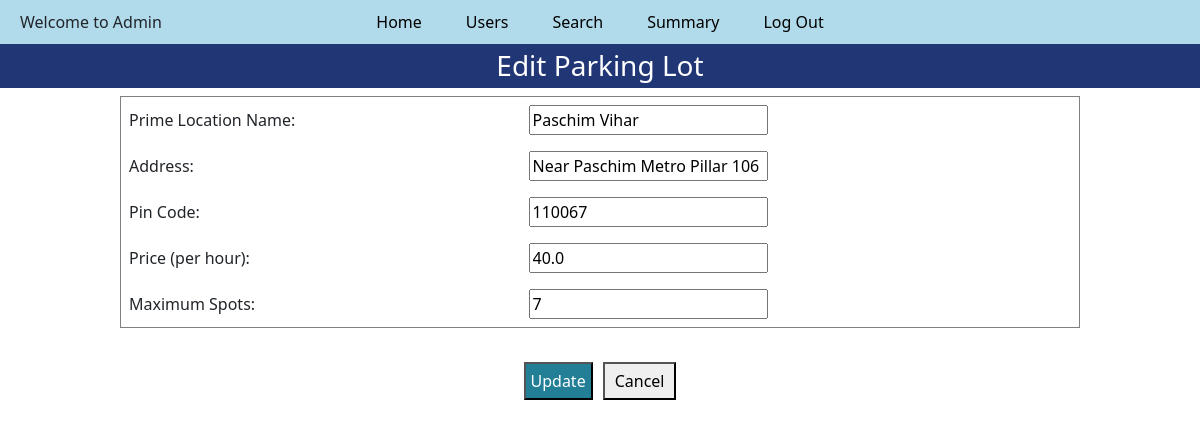
Page /edit_parking_lot/3 on the committed database.
### models/model.py (models this page shows)
class Parking_Lot(db.Model):
    __tablename__ = "parking_lot"
    id = db.Column(db.Integer, primary_key=True)
    prime_location_name = db.Column(db.String, nullable=False)
    price = db.Column(db.Float, nullable=False)
    address = db.Column(db.String, nullable=False)
    pin_code = db.Column(db.String, nullable=False)
    maximum_number_of_spots = db.Column(db.Integer, nullable=False)
    spots = db.relationship('Parking_Spot', backref='parking_lot', lazy=True, cascade="all, delete")

### controllers/file_1.py (the view, shortened to what this page needs)
@main_routes.route('/edit_parking_lot/<int:lot_id>', methods=['GET', 'POST'])
def edit_parking_lot(lot_id):
    lot = Parking_Lot.query.get_or_404(lot_id)
    has_active_reservation = Reservation.query.join(Parking_Spot).filter(
        Parking_Spot.lot_id == lot.id,
        Reservation.status == 'Active'
    ).first()
    if has_active_reservation:
        flash("You cannot edit this parking lot because some spots are currently reserved.", "warning")
        return redirect(url_for('main_routes.admin_home'))
    return render_template("edit_parking_lot.html", lot=lot)

### templates/edit_parking_lot.html (shortened to what this page needs)
{% extends "base_admin.html" %}
{% block content %}
<h3 style="background-color: rgb(33, 54, 117); color: white; padding: 5px; text-align: center;">
    Edit Parking Lot
</h3>
<form action="{{ url_for('main_routes.edit_parking_lot', lot_id=lot.id) }}" method="POST">
    <table border="1" cellpadding="5">
        <tr>
            <td>Prime Location Name:</td>
            <td><input type="text" name="location_name" value="{{ lot.prime_location_name }}"></td>
        </tr>
        <tr>
            <td>Address:</td>
            <td><input type="text" name="address" value="{{ lot.address }}"></td>
        </tr>
        <tr>
            <td>Pin Code:</td>
            <td><input type="number" name="pin_code" value="{{ lot.pin_code }}"></td>
        </tr>
        <tr>
            <td>Price (per hour):</td>
            <td><input type="number" name="price" value="{{ lot.price }}"></td>
        </tr>
        <tr>
            <td>Maximum Spots:</td>
            <td><input type="number" name="max_spot" value="{{ lot.maximum_number_of_spots }}"></td>
        </tr>
    </table>
    <br>
    <div style="display: flex; justify-content: center; gap: 10px; margin-top: 10px;">
        <button type="submit" style="background-color: rgb(34, 127, 150); color: white; padding: 5px;">Update</button>
        <a href="{{ url_for('main_routes.admin_home') }}">
        <button type="button">Cancel</button>
    </a>
    </div>
</form>
{% endblock %}

### static/css/admin_dashboard.css (style rules this page uses)
body { text-align: center; font-family: Arial, sans-serif; }
table { margin: 0 auto; border-collapse: collapse; width: 80%; }
th, td { border: 1px solid #002d81; padding: 8px; }
button { padding: 5px 10px; cursor: pointer; }

### rows in the picture
Parking_Lot: location_name "Paschim Vihar", address "Near Paschim Metro Pillar 106", pin_code "110067", price "40.0", max_spot "7"
